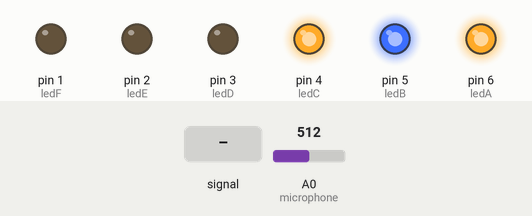
The sketch below on a simulated Arduino Uno, built with avr-gcc and run on an emulated ATmega328P. Parts: output pins drawn as LEDs (lit = HIGH). Dashed ring = blinking. The inputs (shaded band) are chosen by the test bench; at power-on: A0 (microphone) = 512.

Above: at 1.2 s.
1.3 s: A0 (microphone) fed a 200 Hz sine of ±81 counts around its level
At 1.8 s:
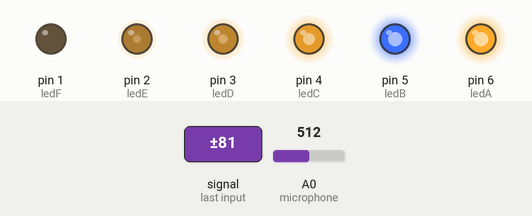
2.8 s: A0 (microphone) set to 306
At 3.4 s:
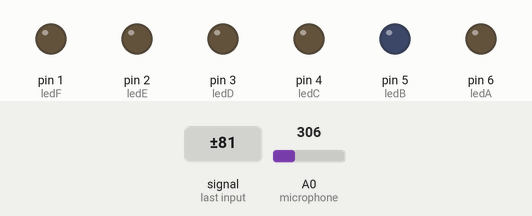
4.3 s: A0 (microphone) fed a 1000 Hz sine of ±255 counts around its level
At 4.7 s:
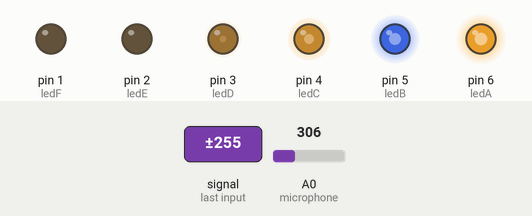
5.8 s: A0 (microphone) fed a 2 Hz sine of ±306 counts around its level
At 7.17 s:
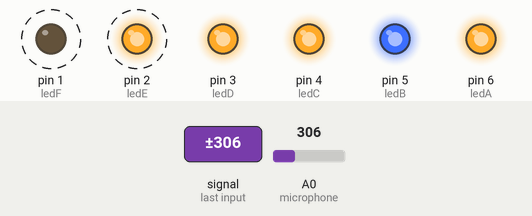
8.8 s: A0 (microphone) set to 511
At 10.0 s:
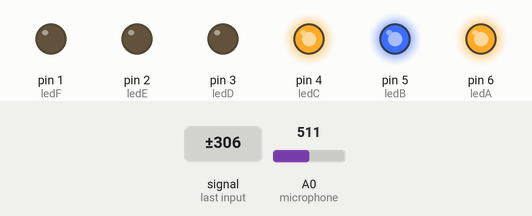
10.3 s: A0 (microphone) fed a 50 Hz sine of ±306 counts around its level
At 11.0 s:
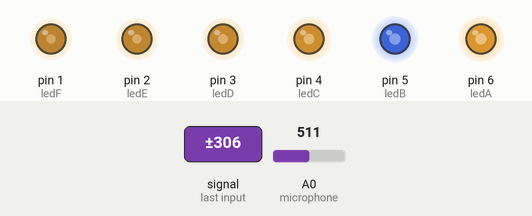
Timing chart, 0 to 12.9 s (numbered marks = the images above; inputs shaded):
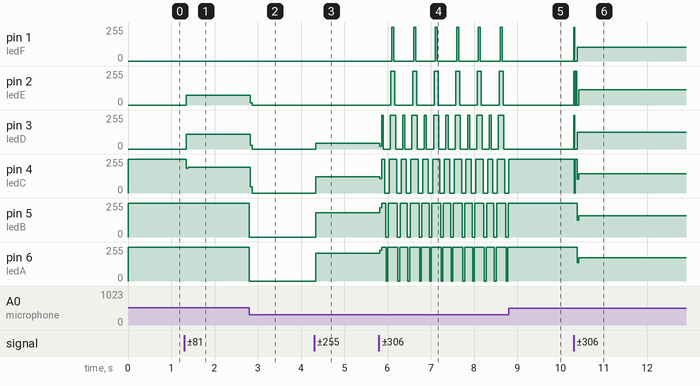

Measured:
- after the input at 1.3 s, pin 2 (ledE): 0/255 → 75/255 after 0.05 s; pin 3 (ledD): 0/255 → 112/255 after 0.05 s; pin 4 (ledC): 255/255 → 193/255 after 0.05 s
- after the input at 2.8 s, pin 2 (ledE): 75/255 → 0/255 at once; pin 3 (ledD): 112/255 → 0/255 at once; pin 4 (ledC): 193/255 → 0/255 at once; pin 5 (ledB), pin 6 (ledA): 255/255 → 0/255 at once
- after the input at 4.3 s, pin 3 (ledD): 0/255 → 43/255 at once; pin 4 (ledC): 0/255 → 122/255 at once; pin 5 (ledB): 0/255 → 181/255 at once; pin 6 (ledA): 0/255 → 208/255 at once
- after the input at 5.8 s, pin 1 (ledF): alternates 255/255 for 0.05 s and 0/255 for 0.45 s, starting after 0.30 s; pin 2 (ledE): alternates 255/255 for 0.09 s and 0/255 for 0.41 s, starting after 0.28 s
- after the input at 8.8 s, pin 1 (ledF), pin 2 (ledE), pin 3 (ledD): stops changing and stays 0/255; pin 4 (ledC): goes on until 8.8 s, then stays 255/255; pin 5 (ledB), pin 6 (ledA): stops changing and stays 255/255
- after the input at 10.3 s, pin 1 (ledF): 0/255 → 105/255 at once; pin 3 (ledD): 0/255 → 124/255 at once; pin 4 (ledC): 255/255 → 143/255 at once; pin 5 (ledB): 255/255 → 161/255 after 0.08 s; pin 6 (ledA): 255/255 → 173/255 after 0.08 s

The sketch:

vu-meter-firmware.ino
```cpp
/*
  VU Meter for Arduino Uno
  May 2022, Glasgow Clyde College
  Circuit:
    * 6 LEDs connected to pins 1, 2, 3, 4, 5, 6 through 330R resistors
      * LEDs 1 and 2 - yellow
      * LEDs 3 and 4 - green
      * LEDs 5 and 6 - red
    * Microphone module connected to analogue input pin A0 and powered over regulated 3.3V
*/

// Sets how sensitive the volume meter is to sound
// The lower the sensitivty, it will react to louder sounds
// The higher the sensitivty, it will react to quiter sounds
#define SENSITIVITY   0.75

// Tell the MCU what pins the LEDs are connected to
#define ledA          6
#define ledB          5
#define ledC          4
#define ledD          3
#define ledE          2
#define ledF          1

// Tell the MCU what pin the microphone is connected to
#define microphone    A0


void setup() {
  // Setup the LEDs as outputs
  pinMode(ledA, OUTPUT);
  pinMode(ledB, OUTPUT);
  pinMode(ledC, OUTPUT);
  pinMode(ledD, OUTPUT);
  pinMode(ledE, OUTPUT);
  pinMode(ledF, OUTPUT);

  // Setup microphone as an input
  pinMode(microphone, INPUT);
}

void loop() {
  // Turn the microphone's output into a digital number
  int microphoneOutput = analogRead(microphone);

  // And then turn that digital number into a percentage, taking into account a DC offset of 1.65V
  int audioLevel = ((abs(microphoneOutput - 270.1) / 270) * 100);

  // Take into account sensitivity setting
  audioLevel *= SENSITIVITY;

  // If the audio level is above 20%, turn on the first LED
  // Otherwise, turn it off
  if(audioLevel > 20) {
    digitalWrite(ledA, HIGH);
  } else {
    digitalWrite(ledA, LOW);
  }

  // If the audio level is above 30%, turn on the second LED
  // Otherwise, turn it off
  if(audioLevel > 30) {
    digitalWrite(ledB, HIGH);
  } else {
    digitalWrite(ledB, LOW);
  }

  // And so on...
  if(audioLevel > 50) {
    digitalWrite(ledC, HIGH);
  } else {
    digitalWrite(ledC, LOW);
  }

  if(audioLevel > 70) {
    digitalWrite(ledD, HIGH);
  } else {
    digitalWrite(ledD, LOW);
  }

  if(audioLevel > 80) {
    digitalWrite(ledE, HIGH);
  } else {
    digitalWrite(ledE, LOW);
  }

  if(audioLevel > 90) {
    digitalWrite(ledF, HIGH);
  } else {
    digitalWrite(ledF, LOW);
  }
}
```
